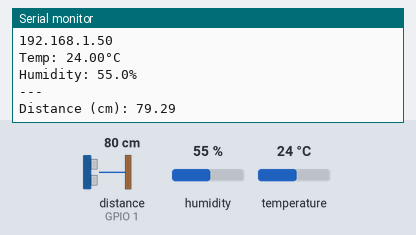
Recording of a sketch running on a simulated ESP32. On the bench: the last lines printed to the serial monitor. Wiring (inferred from the names in the program): ultrasonic range finder: trigger GPIO 18; echo GPIO 1. Inputs (shaded band) come from the test bench; at power-on: distance to the obstacle (sensor on GPIO 1) 80 cm, humidity 55 %, temperature 24 °C. The echo pulse lasts 58.3 µs per cm; WiFi joins after 1.5 s; servers stay silent unless stated; web services answer with replies made up by the test bench.

Above: at 2.7 s.
2.8 s: distance to the obstacle (sensor on GPIO 1) set to 2 cm
At 3.6 s:
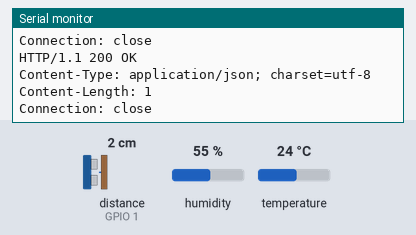
8.5 s: humidity set to 22 %
At 11.2 s:
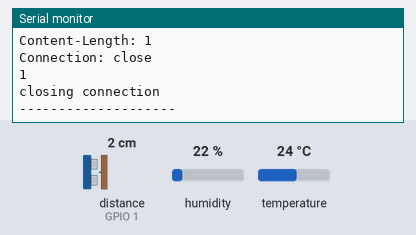
12.7 s: temperature set to 12 °C
At 15.4 s:
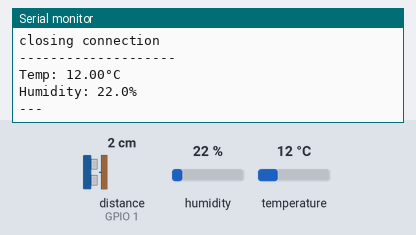
16.9 s: distance to the obstacle (sensor on GPIO 1) set to 4 cm
At 19.08 s:
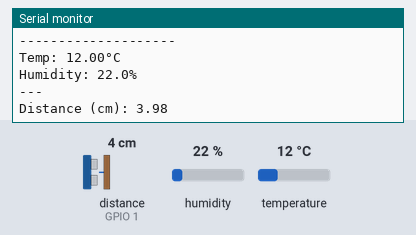
21.1 s: humidity set to 40 %
At 22.0 s:
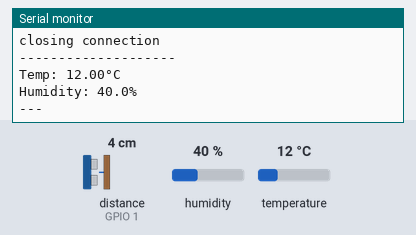
Timing chart, 0 to 24.1 s (numbered marks = the images above; inputs shaded):
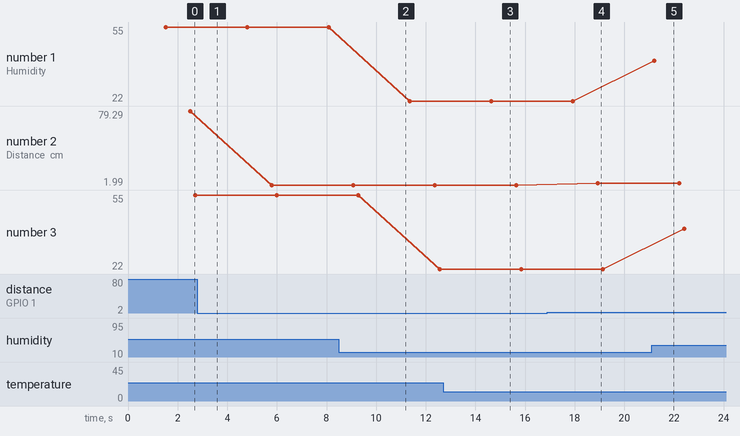

The sketch:

code.ino
```cpp
#include "DHTesp.h"
#include "WiFi.h"

const char* WIFI_SSID = "<SSID>";
const char* WIFI_PASS = "<PASS>";
WiFiClient client;

const int DHT_PIN = 21;

DHTesp dhtSensor;

const int trigPin = 18;
const int echoPin = 1;

//define sound speed in cm/uS
#define SOUND_SPEED 0.034

long duration;
float distanceCm;

String thingSpeakAddress = "api.thingspeak.com";
String writeAPIKey;
String tsfield1Name;
String request_string;

void setup() {
  Serial.begin(115200);
  WiFi.disconnect();
  WiFi.begin(WIFI_SSID, WIFI_PASS);
  while ((!(WiFi.status() == WL_CONNECTED))) {
    delay(300);
    Serial.print(".");
  }
  Serial.println("");
  Serial.println("WiFi connected");
  Serial.println("IP address: ");
  Serial.println(WiFi.localIP());

  dhtSensor.setup(DHT_PIN, DHTesp::DHT11);
  pinMode(trigPin, OUTPUT); // Sets the trigPin as an Output
  pinMode(echoPin, INPUT); // Sets the echoPin as an Input
}

void loop() {
  TempAndHumidity data = dhtSensor.getTempAndHumidity();

  Serial.println("Temp: " + String(data.temperature, 2) + "°C");
  Serial.println("Humidity: " + String(data.humidity, 1) + "%");
  Serial.println("---");

  delay(1000);
  digitalWrite(trigPin, LOW);
  delayMicroseconds(2);
  // Sets the trigPin on HIGH state for 10 micro seconds
  digitalWrite(trigPin, HIGH);
  delayMicroseconds(10);
  digitalWrite(trigPin, LOW);

  // Reads the echoPin, returns the sound wave travel time in microseconds
  duration = pulseIn(echoPin, HIGH);

  // Calculate the distance
  distanceCm = duration * SOUND_SPEED / 2;

  // Prints the distance in the Serial Monitor
  Serial.print("Distance (cm): ");
  Serial.println(distanceCm);

  kirim_thingspeak(String(data.temperature, 2).toFloat(),
                   String(data.humidity, 1).toFloat(),
                   String(distanceCm).toFloat());

  Serial.println("--------------------");

  delay(1000);
}

void kirim_thingspeak(float suhu, float hum, float JarakCm) {
  if (client.connect("api.thingspeak.com", 80)) {
    request_string = "/update?";
    request_string += "api_key=";
    request_string += "<API_KEY>";
    request_string += "&";
    request_string += "field1";
    request_string += "=";
    request_string += suhu;
    request_string += "&";
    request_string += "field2";
    request_string += "=";
    request_string += hum;
    request_string += "&";
    request_string += "field3";
    request_string += "=";
    request_string += JarakCm;
    Serial.println(String("GET ") + request_string + " HTTP/1.1\r\n" +
                   "Host: " + thingSpeakAddress + "\r\n" +
                   "Connection: close\r\n\r\n");

    client.print(String("GET ") + request_string + " HTTP/1.1\r\n" +
                 "Host: " + thingSpeakAddress + "\r\n" +
                 "Connection: close\r\n\r\n");
    unsigned long timeout = millis();
    while (client.available() == 0) {
      if (millis() - timeout > 5000) {
        Serial.println(">>> Client Timeout !");
        client.stop();
        return;
      }
    }

    while (client.available()) {
      String line = client.readStringUntil('\r');
      Serial.print(line);
    }

    Serial.println();
    Serial.println("closing connection");
  }
}
```

Measured:
- after the input at 12.7 s, the serial monitor: prints a new line after 1.9 s (image 3)
- after the input at 16.9 s, the serial monitor: prints a new line after 2.0 s (image 4)
- after the input at 21.1 s, the serial monitor: prints a new line after 0.11 s (image 5)
- plotted number 1: 55 → 22 after the input at 8.5 s, 22 → 40 after the input at 21.1 s
- plotted number 2: 79.29 → 1.99 after the input at 2.8 s, 1.99 → 3.98 after the input at 16.9 s
- plotted number 3: 55 → 22 after the input at 8.5 s, 22 → 40 after the input at 21.1 s
